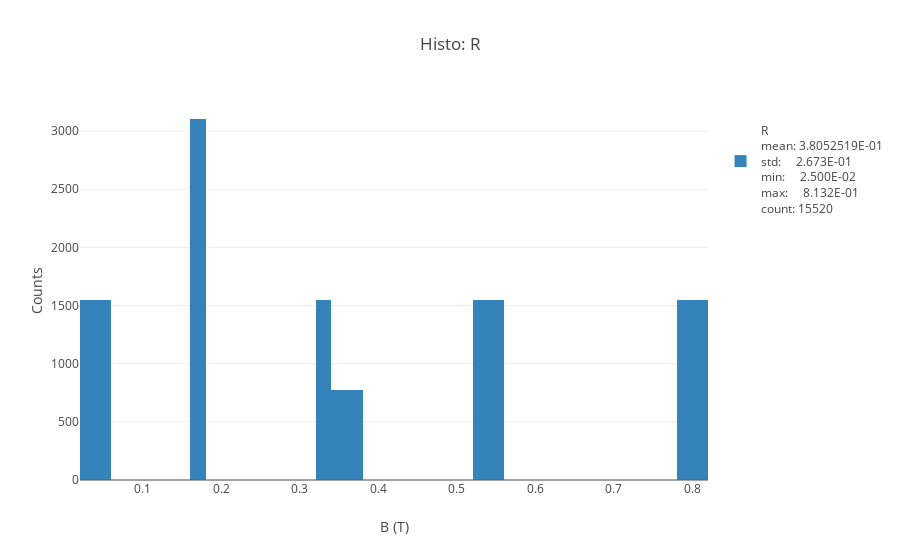

The notebook cell this image was saved under:
### Code cell
histo(df_fit.R, bins=50, inline=True)

### Figure 1 — Plotly figure (JSON) as saved in the notebook; plotly's stock layout.template omitted (floating-point values rounded to 4 significant figures; data arrays with more than 128 entries replaced by an {"elided": "..."} marker saying what was removed)
{"data": [{"name": "<br>R<br>mean: 3.8052519E-01<br>std:     2.673E-01<br>min:     2.500E-02<br>max:     8.132E-01<br>count: 15520", "nbinsx": 50, "opacity": 0.9, "type": "histogram", "uid": "c3a8eafe-e41b-4f73-b75b-7d573ae4541b", "x": {"elided": "15520 float values"}}], "layout": {"barmode": "overlay", "showlegend": true, "title": "Histo: R", "xaxis": {"title": "B (T)"}, "yaxis": {"autorange": true, "title": "Counts", "type": "linear"}}}
